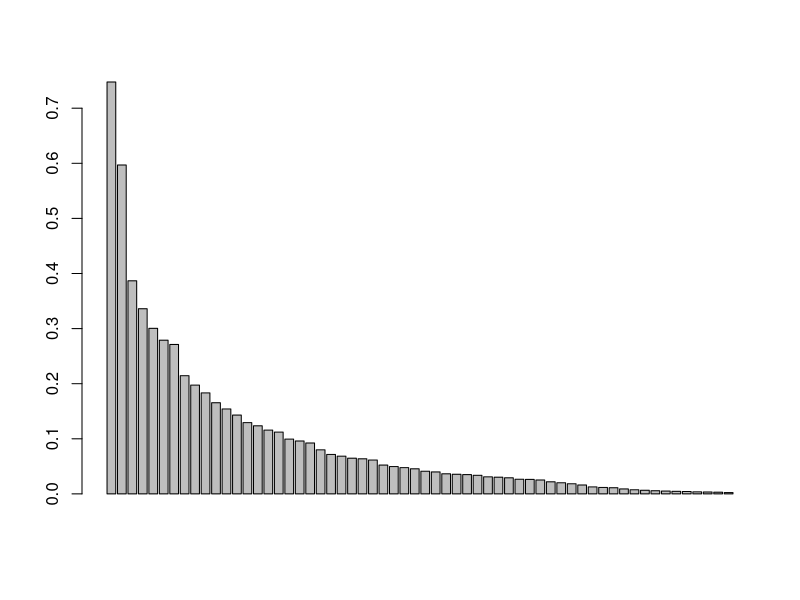
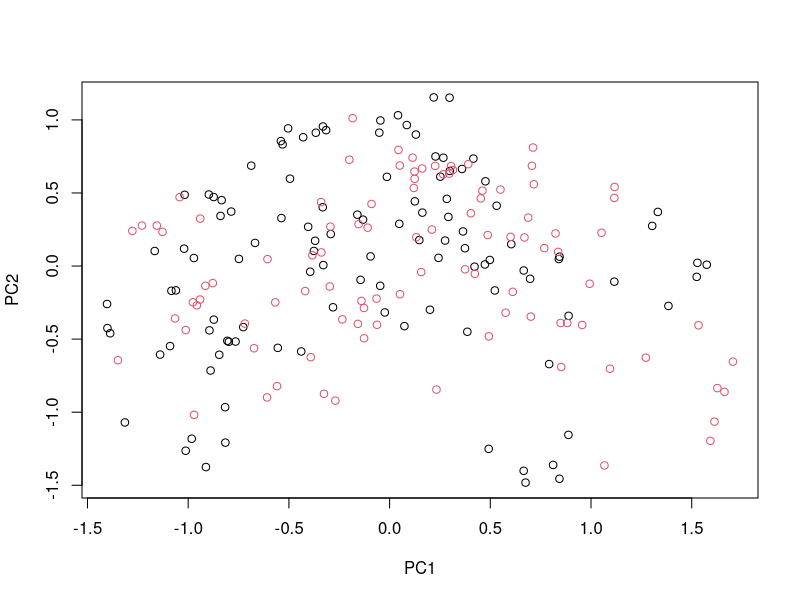

These figures' R source, in order:
setwd("C:/Users/plougue/Desktop/UVs/SY09/Projets/Projet 2")
data <- read.csv("donnees/sonar.csv")
N <- dim(data)[1]
n <- N
p <- dim(data)[2] - 2
X <- data[,1:p+1]
z <- data[,p+2]


X.pca <- prcomp(X)
barplot(X.pca$sdev)

s <- cumsum(X.pca$sdev)/sum(X.pca$sdev)
s[20]
X.proj <- X.pca$x[,1:2]
plot(X.proj, col=z)

log((norm(as.matrix(X),type="F")-norm(diag(diag(as.matrix(X))),type="F"))/norm(as.matrix(X),type="F"))
(norm(as.matrix(X))-norm(diag(diag(as.matrix(X)))))/norm(as.matrix(X))
# 
# # library(plotly)
# # plot_ly(x = X.pca$x[,1], y=X.pca$x[,2], z=X.pca$x[,3], color=z)
# ###########################################
# ###########################################
# source("fonctions/draw_ellipse.R")
# 
# mu_1 <- colMeans(X.proj[z==1,])
# var_1 <- var(X.proj[z==1,])
# mu_2 <- colMeans(X.proj[z==2,])
# var_2 <- var(X.proj[z==2,])
# 
# draw_ellipse(var_1, mu_1, add=T, confidence=0.95)
# draw_ellipse(var_1, mu_1, add=T, confidence=0.8, col="blue")
# draw_ellipse(var_1, mu_1, add=T, confidence=0.6, col="orange")
# draw_ellipse(var_2, mu_2, add=T, confidence=0.95)
# draw_ellipse(var_2, mu_2, add=T, confidence=0.8, col="blue")
# draw_ellipse(var_2, mu_2, add=T, confidence=0.6, col="orange")
# 
# ##########################################
# ##########################################
# ##########################################
# require(MASS)
# library(e1071)
# PC1 <- X.pca$x[,1]
# PC2 <- X.pca$x[,2]
# data.plan <- data.frame(PC1,PC2,z)
# logit.fit <- glm(z ~ ., data = data.plan)
# w <- logit.fit$coefficients
# intercept <-  w[1]/w[3]
# slope <- w[2]/w[3]
# plot(X.proj,col=z,pch=22+predict(logit.fit,data=data))
# abline(a=1,b=slope,col="purple")

var_1 <- var(X[z==1,])
var_2 <- var(X[z==2,])
X_1.pr <- princomp(X[z==1,])
X_2.pr <- princomp(X[z==2,])
cat("Log relative volume 1/2 : ", log(det(var_1)/det(var_2)),
    "\nDimension : ", p,
    "\nRelative average variance 1/2 : ", sum(diag(var_1))/sum(diag(var_2)),
    "\nRelative average precision 1/2 : ", sum(diag(solve(var_2)))/sum(diag(solve(var_1))),
    "\nRelative maximum variance 1/2 : ", max(X_1.pr$sdev)/max(X_2.pr$sdev))


library(MASS)
library(e1071)
N_essais <- 50
err.cbn <- 0
err.lda <- 0
err.qda <- 0

min.cbn <- 999
min.lda <- 999
min.qda <- 999

max.cbn <- 0
max.lda <- 0
max.qda <- 0

X.pr <- princomp(X)
X.proj <- X.pr$scores[,1:p]
for(i in 1:N_essais)
{
  tst <- sample(n,n/5)
  X.tst <- X.proj[tst,]
  z.tst <- z[tst]
  X.app <- X.proj[-tst,]
  z.app <- z[-tst]
  fit.cbn <- naiveBayes(y = as.factor(z.app), x=X.app)
  pred.cbn <- predict(fit.cbn, newdata=X.tst)
  err.cbn <- err.cbn + mean(pred.cbn!=z.tst)/N_essais
  min.cbn <- min(min.cbn,mean(pred.cbn!=z.tst))
  max.cbn <- max(max.cbn,mean(pred.cbn!=z.tst))
  
  fit.lda <- lda(as.factor(Z)~.-X, data=data[-tst,])
  pred.lda <- predict(fit.lda, newdata=data[tst,])
  err.lda <- err.lda + mean(pred.lda$class != z.tst)/N_essais
  min.lda <- min(min.lda,mean(pred.lda$class!=z.tst))
  max.lda <- max(max.lda,mean(pred.lda$class!=z.tst))
  
  n.tst <- dim(data[-tst,])[1]
  fit.qda <- qda(grouping=as.factor(z.app), x=X.app)
  pred.qda <- predict(fit.qda, newdata=X.tst)
  err.qda <- err.qda + mean(pred.qda$class != z.tst)/N_essais
  min.qda <- min(min.qda,mean(pred.qda$class!=z.tst))
  max.qda <- max(max.qda,mean(pred.qda$class!=z.tst))
}
print(err.cbn)
print(min.cbn)
print(max.cbn)
print(err.lda)
print(min.lda)
print(max.lda)
print(err.qda)
print(min.qda)
print(max.qda)

